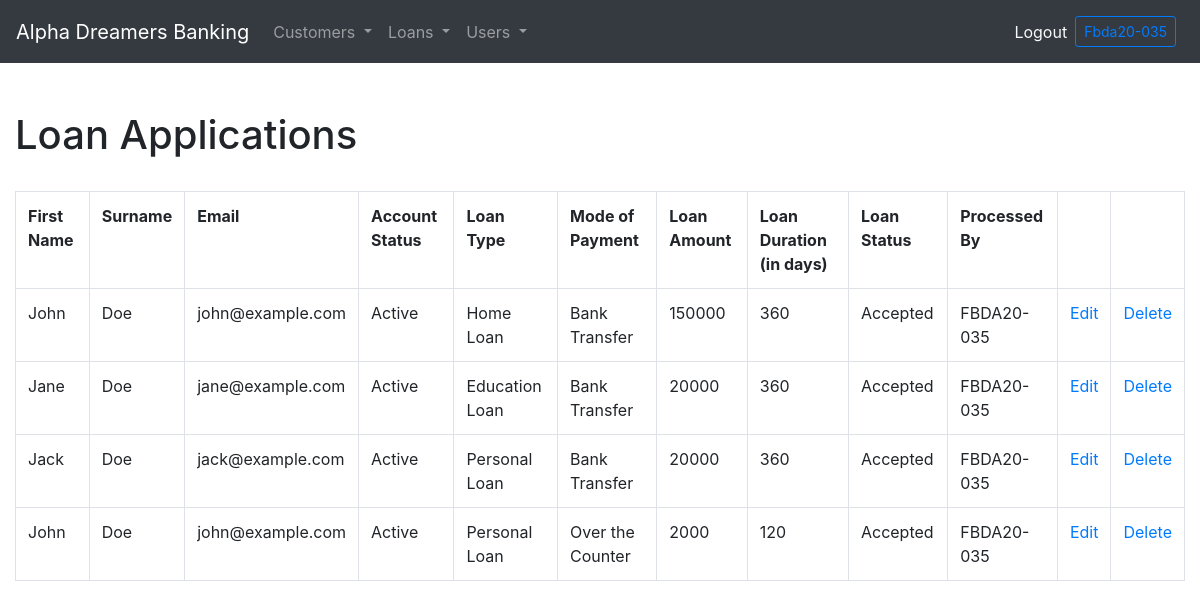
/all-loans (signed in), run on the app's committed database.
### loans/models.py (models this page shows, shortened)
class loan_application(models.Model):
    payment_mode = (
        ('Over the Counter', 'Over the Counter'),
        ('Bank Transfer', 'Bank Transfer'),
        ('Salary Deduction', 'Salary Deduction')
    )
    status = (
        ('Pending', 'Pending'),
        ('Accepted', 'Accepted'),
        ('Rejected', 'Rejected')
    )
    application_id = models.UUIDField(default=uuid.uuid4, unique=True, primary_key=True, editable=False)
    control_number = models.UUIDField(default=uuid.uuid4, unique=True, primary_key=False, editable=False)
    user = models.ForeignKey(User, on_delete=models.CASCADE, limit_choices_to={'is_staff': False},
    related_name='customer_loan', null=True, blank=True, default="")
    cust_id = models.ForeignKey(customer, on_delete=models.CASCADE, default="")
    loan_type_id = models.ForeignKey(loan_type, on_delete=models.CASCADE)
    mode_of_payment = models.CharField(max_length=200, choices=payment_mode, default="")
    loan_amount = models.PositiveIntegerField(default=0)
    loan_duration = models.PositiveIntegerField(default=0)
    purpose = models.TextField(null=False, blank=False)
    loan_status = models.CharField(max_length=200, choices=status, default="Pending")
    remarks = models.TextField(null=True, blank=True)
    processed_by = models.ForeignKey(User, limit_choices_to={'is_staff': True}, on_delete=models.CASCADE,
    null=True, blank=True)

class loan_type(models.Model):
    loan_type_id = models.UUIDField(default=uuid.uuid4, unique=True, primary_key=True, editable=False)
    loan_name = models.CharField(max_length=250)
    description = models.TextField(null=False, blank=False)
    def __str__(self):
        return self.loan_name

### login/models.py (models this page shows, shortened)
class customer(models.Model):
    account_status = (
        ('Active', 'Active'),
        ('Inactive', 'Inactive')
    )
    user = models.OneToOneField(User, unique=True, on_delete=models.CASCADE, limit_choices_to={'is_staff': False},
    related_name='customer', default="user=request.user.username")
    cust_id = models.UUIDField(default=uuid.uuid4, unique=True, primary_key=True, editable=False)
    first_name = models.CharField(max_length=250, null=False, blank=False)
    surname = models.CharField(max_length=250, null=False, blank=False)
    complete_address = models.CharField(max_length=250)
    contact_number = models.IntegerField(null=False, blank=False)
    email_address = models.EmailField(max_length=100, null=False, blank=False, default="")
    gender =  models.CharField(max_length=30, null=False, blank=False, default="")
    civil_status = models.CharField(max_length=250, null=False, blank=False)
    birthdate = models.DateField()
    age = models.IntegerField(null=False, blank=False)
    profile_pic = models.ImageField(upload_to='img', null=True, blank=True, default='img/default.jpg')
    account_status = models.CharField(max_length=100, choices=account_status, default="")

### officer/views.py (the view)
# urls.py: path('', include ('loans.urls', namespace='loans')),
@staff_member_required(login_url='/admin-login')
def loans(request):
    loans = loan_application.objects.all()
    context = {'loans':loans}
    return render(request, 'officer/all_loans.html', context)

### officer/templates/officer/all_loans.html (shortened to what this page needs)
{% extends 'main.html' %}
{% block content %}
{% include 'officer/admin_nav.html' %}
{% load crispy_forms_tags %}
<br>
<head>
</head>
<div class="container-fluid">
    <h1>Loan Applications</h1>
    <br>
    <table class="table table-bordered">
        <tr>
            <th>First Name</th>
            <th>Surname</th>
            <th>Email</th>
            <th>Account Status</th>
            <th>Loan Type</th>
            <th>Mode of Payment</th>
            <th>Loan Amount</th>
            <th>Loan Duration (in days)</th>
            <th>Loan Status</th>
            <th>Processed By</th>
            <th></th>
            <th></th>
        </tr>
        {% for loan_application in loans %}
        <tr>
            <td>{{loan_application.cust_id.first_name}}</td>
            <td>{{loan_application.cust_id.surname}}</td>
            <td>{{loan_application.cust_id.email_address}}</td>
            <td>{{loan_application.cust_id.account_status}}</td>
            <td>{{loan_application.loan_type_id}}</td>
            <td>{{loan_application.mode_of_payment}}</td>
            <td>{{loan_application.loan_amount}}</td>
            <td>{{loan_application.loan_duration}}</td>
            <td>{{loan_application.loan_status}}</td>
            <td>{{loan_application.processed_by}}</td>
            <td><a href="{% url 'officer:edit-loan' loan_application.application_id %}">Edit</a></td>
            <td><a href="{% url 'officer:delete-loan' loan_application.application_id %}">Delete</a></td>
        </tr>
        {% endfor %}
    </table>
</div>
{% endblock content %}

### officer/templates/officer/admin_nav.html (shortened to what this page needs)
 <nav class="navbar navbar-expand-sm navbar-dark bg-dark">
    <a class="navbar-brand" href="{% url 'officer:admin-page' %}">Alpha Dreamers Banking</a>
    <div class="collapse navbar-collapse" id="navbarText">
        <ul class="navbar-nav mr-auto">
            <li class="nav-item dropdown">
                <a class="nav-link dropdown-toggle" href="#" id="navbardrop" data-toggle="dropdown">
                    Customers
                </a>
            </li>
            <li class="nav-item dropdown">
                <a class="nav-link dropdown-toggle" href="#" id="navbardrop" data-toggle="dropdown">
                    Loans
                </a>
            </li>
            <li class="nav-item dropdown">
                <a class="nav-link dropdown-toggle" href="#" id="navbardrop" data-toggle="dropdown">
                    Users
                </a>
            </li>
        </ul>
        {% if user.is_authenticated %}
        <a class="text-light" href="{% url 'officer:logout' %}">Logout</a>
        <a class="btn btn-sm btn-outline-primary m-2"  href="{% url 'officer:admin-page' %}">{{user.username|title}}</a>
        {% else %}
        <a class="text-light" href="{% url 'officer:admin-login' %}">Login</a>
        <a class="btn btn-sm btn-primary m-2"  href="{% url 'login:customer-signup' %}">Register</a>
        {% endif %}
    </div>
    </nav>
    <br>

### data on the page
loan_application: cust_id.first_name "John", cust_id.surname "Doe", cust_id.email_address "john@example.com", cust_id.account_status "Active", loan_type_id "Home Loan", mode_of_payment "Bank Transfer", loan_amount "150000", loan_duration "360", loan_status "Accepted", processed_by "FBDA20-035"
loan_application: cust_id.first_name "Jane", cust_id.surname "Doe", cust_id.email_address "jane@example.com", cust_id.account_status "Active", loan_type_id "Education Loan", mode_of_payment "Bank Transfer", loan_amount "20000", loan_duration "360", loan_status "Accepted", processed_by "FBDA20-035"
loan_application: cust_id.first_name "Jack", cust_id.surname "Doe", cust_id.email_address "jack@example.com", cust_id.account_status "Active", loan_type_id "Personal Loan", mode_of_payment "Bank Transfer", loan_amount "20000", loan_duration "360", loan_status "Accepted", processed_by "FBDA20-035"
loan_application: cust_id.first_name "John", cust_id.surname "Doe", cust_id.email_address "john@example.com", cust_id.account_status "Active", loan_type_id "Personal Loan", mode_of_payment "Over the Counter", loan_amount "2000", loan_duration "120", loan_status "Accepted", processed_by "FBDA20-035"

### other printed values
{{ user.username|title }} "Fbda20-035"
